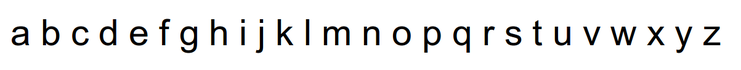
#> input picture patterns/lowercase_arial.png, 741 x 70 px, shrunk from 1203 x 113 before the run; the run also reads 2 pictures not shown here
$ python patterns_creator.py   (older library calls are emulated)
#> lines starting #> are read from the running program, lines starting #| are printed output that depends on the picture; after the words box and inside, x2 and y2 are one past the last pixel; in counts of white or black regions, pixels touching at a corner belong together
from scipy import ndimage
from scipy.misc import imsave


def clean_borders(image, eps):
    up_border = -1
    down_border = -1
    left_border = -1
    right_border = -1

    for y1 in range(0, image.shape[0]):
        if (abs(image[y1]) > eps).any():
            if up_border == -1:
                up_border = y1
            else:
                break

    for y2 in range(image.shape[0]-1, y1, -1):
        if (abs(image[y2]) > eps).any():
            if down_border == -1:
                down_border = y2
            else:
                break

    for x1 in range(0, image.shape[1]):
        if (abs(image[:, x1]) > eps).any():
            if left_border == -1:
                left_border = x1
            else:
                break

    for x2 in range(image.shape[1]-1, x1, -1):
        if (abs(image[:, x2]) > eps).any():
            if right_border == -1:
                right_border = x2
            else:
                break

    return image[up_border-1:down_border, left_border-2:right_border]


def clean_char(char, eps):
    char_up_bound = -1
    char_down_bound = -1

    for char_y1 in range(char.shape[0]):
        if any(abs(char[char_y1]) > eps):
            if char_up_bound == -1:
                char_up_bound = char_y1
            else:
                break

    for char_y2 in range(char.shape[0]-1, char_y1, -1):
        if any(abs(char[char_y2]) > eps):
            if char_down_bound == -1:
                char_down_bound = char_y2
            else:
                break

    return char[char_up_bound:char_down_bound+1, :]


def get_char_from_line(line, eps):
    end_of_line = False
    char_left_bound = -1
    char_right_bound = -1

    for char_x1 in range(line.shape[1]):
        if any(abs(line[:, char_x1]) > eps):
            if char_left_bound == -1:
                char_left_bound = char_x1
            else:
                break

    if char_left_bound == -1:
        end_of_line = True
        char = None
    else:
        for char_x2 in range(char_x1, line.shape[1]):
            if all(abs(line[:, char_x2]) < eps):
                if char_right_bound == -1:
                    char_right_bound = char_x2 - 1
                else:
                    break
        if char_right_bound == -1:
            char_right_bound = line.shape[1] - 1
        char = line[:, char_left_bound:char_right_bound + 1]
        line = line[:, char_right_bound + 1:]

    return line, char, end_of_line


def get_line_from_img(img, eps):
    row_up_bound = -1
    row_down_bound = -1

    row_y1 = 0

    for row_y1 in range(img.shape[0]):
        if (abs(img[row_y1]) > eps).any():
            if row_up_bound == -1:
                row_up_bound = row_y1
            else:
                break

    row_y2 = img.shape[0]-1

    for row_y2 in range(img.shape[0]-1, row_y1, -1):
        if (abs(img[row_y2]) > eps).any():
            if row_down_bound == -1:
                row_down_bound = row_y2
            else:
                break

    if row_y2 == img.shape[0]-1:
        row_down_bound = row_y2

    line = img[row_up_bound:row_down_bound + 2, :]
    img = img[row_down_bound + 1:, :]

    return img, line


def crop_patterns(patterns, eps):
    pattern_list = []
    end_of_line = False

    patterns, line = get_line_from_img(patterns, eps)
    while not end_of_line:
        line, char, end_of_line = get_char_from_line(line, eps)
        if not end_of_line:
            char = clean_char(char, eps)
            pattern_list.append(char)

    return pattern_list


def save_patterns(patterns: list, patterns_type: str, font_name):
    start_index = 200
    if patterns_type.lower() in "lowercase":
        start_index = 1
    if patterns_type.lower() in "uppercase":
        start_index = 27
    if patterns_type.lower() in "numbers":
        start_index = 53
    if patterns_type.lower() in "special":
        start_index = 63

    for i in range(0, len(patterns)):
        pattern = patterns[i]
        pattern = 255 - pattern
        imsave("./fonts/"+font_name+"/"+str(start_index)+".png", pattern)
        start_index += 1


def create_patterns(image_path, patterns_type, font_name, eps):
    patterns = ndimage.imread(image_path, flatten=True)
    patterns = 255 - patterns
    patterns[patterns < eps] = 0
    patterns[patterns >= eps] = 255

    patterns = clean_borders(patterns, eps)
    patterns = crop_patterns(patterns, eps)
    save_patterns(patterns, patterns_type, font_name)


def main(eps=18):
    create_patterns("./patterns/lowercase_arial.png", "lowercase", "arial", eps)
#> in create_patterns, `patterns[patterns < eps] = 0`: patterns: shape (70, 741) float32; min 0, max 255, mean 18.8
#> in create_patterns, `patterns[patterns >= eps] = 255`:
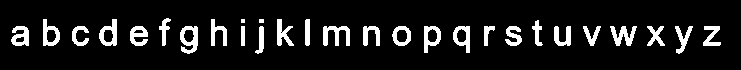
#> patterns: shape (70, 741) float32; 10.2% white; 28 white regions (1 under 20 px), largest, box (x1, y1, x2, y2) and area: (180, 26, 198, 54) 302, (323, 26, 350, 46) 302, (610, 26, 637, 46) 283
#> after the loop in clean_borders, `for y1 in range(0, image.shape[0]):`: up_border = 18
#> after the loop in clean_borders, `for y2 in range(image.shape[0]-1, y1, -1):`: down_border = 53
#> after the loop in clean_borders, `for x1 in range(0, image.shape[1]):`: left_border = 11
#> after the loop in clean_borders, `for x2 in range(image.shape[1]-1, x1, -1):`: right_border = 720
#> in clean_borders, `return image[up_border-1:down_border, left_border-2:right_border]`: returned value: shape (36, 711) float32; 20.7% white; 28 white regions (1 under 20 px), largest, box (x1, y1, x2, y2) and area: (314, 9, 341, 29) 302, (171, 9, 189, 36) 299, (601, 9, 628, 29) 283
#> after the loop in get_line_from_img, `for row_y1 in range(img.shape[0]):`: row_up_bound = 1
#> after the loop in get_line_from_img, `for row_y2 in range(img.shape[0]-1, row_y1, -1):`: row_down_bound = 35
#> in get_line_from_img, `line = img[row_up_bound:row_down_bound + 2, :]`: line: shape (35, 711) float32; 21.3% white; 28 white regions (1 under 20 px), largest, box (x1, y1, x2, y2) and area: (314, 8, 341, 28) 302, (171, 8, 189, 35) 299, (601, 8, 628, 28) 283
#> in get_line_from_img, `img = img[row_down_bound + 1:, :]`: img = empty array
#> the loop in crop_patterns, `while not end_of_line:` made 27 passes
#> end_of_line on passes 1 to 12: False, False, False, False, False, False, False, False, False, False, False, False
#> after the loop in crop_patterns, `while not end_of_line:`: pattern_list = 26 items
#> the loop in save_patterns, `for i in range(0, len(patterns)):` made 26 passes
#> after the loop in save_patterns, `for i in range(0, len(patterns)):`: start_index = 27
    create_patterns("./patterns/uppercase_arial.png", "uppercase", "arial", eps)
#> call 2 of create_patterns, with image_path = './patterns/uppercase_arial.png', patterns_type = 'uppercase', font_name = 'arial', eps = 18
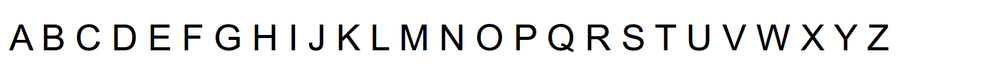
#> input picture patterns/uppercase_arial.png, 1000 x 81 px, shrunk from 1624 x 132 before the run
#> in create_patterns (call 2), `patterns[patterns < eps] = 0`: patterns: shape (81, 1000) float32; min 0, max 255, mean 17.2
#> in create_patterns (call 2), `patterns[patterns >= eps] = 255`:
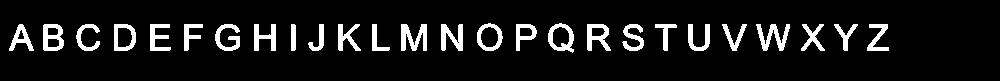
#> patterns: shape (81, 1000) float32; 9.1% white; 26 white regions, largest, box (x1, y1, x2, y2) and area: (401, 24, 427, 51) 429, (756, 24, 790, 51) 415, (43, 24, 64, 51) 363
#> in clean_borders (call 2), `return image[up_border-1:down_border, left_border-2:right_border]`: returned value: shape (30, 881) float32; 28% white; 26 white regions, largest, box (x1, y1, x2, y2) and area: (394, 2, 420, 29) 429, (749, 2, 783, 29) 415, (36, 2, 57, 29) 363
#> the loop in crop_patterns (call 2), `while not end_of_line:` made 27 passes
#> the loop in save_patterns (call 2), `for i in range(0, len(patterns)):` made 26 passes
#> after the loop in save_patterns (call 2), `for i in range(0, len(patterns)):`: pattern: shape (27, 21) float32; 53.1% white; 1 black region, box (x1, y1, x2, y2) and area: (0, 0, 21, 27) 266
    create_patterns("./patterns/numbers_arial.png", "numbers", "arial", eps)
#> call 3 of create_patterns, with image_path = './patterns/numbers_arial.png', patterns_type = 'numbers', font_name = 'arial', eps = 18
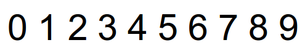
#> input picture patterns/numbers_arial.png, 305 x 53 px, shrunk from 495 x 86 before the run
#> in create_patterns (call 3), `patterns[patterns < eps] = 0`: patterns: shape (53, 305) float32; min 0, max 255, mean 27.6
#> in create_patterns (call 3), `patterns[patterns >= eps] = 255`: patterns: shape (53, 305) float32; 14.7% white; 10 white regions, largest, box (x1, y1, x2, y2) and area: (249, 14, 268, 41) 284, (279, 14, 298, 41) 280, (189, 14, 207, 41) 275
#> in clean_borders (call 3), `return image[up_border-1:down_border, left_border-2:right_border]`: returned value: shape (27, 291) float32; 29.4% white; 10 white regions, largest, box (x1, y1, x2, y2) and area: (243, 1, 262, 27) 278, (183, 1, 201, 27) 270, (273, 1, 291, 27) 266
#> in get_line_from_img (call 3), `line = img[row_up_bound:row_down_bound + 2, :]`: line: shape (26, 291) float32; 30.5% white; 10 white regions, largest, box (x1, y1, x2, y2) and area: (243, 0, 262, 26) 278, (183, 0, 201, 26) 270, (273, 0, 291, 26) 266
#> in create_patterns (call 3), `patterns = crop_patterns(patterns, eps)`: patterns = 10 items
    create_patterns("./patterns/special_arial.png", "special", "arial", eps)
#> call 4 of create_patterns, with image_path = './patterns/special_arial.png', patterns_type = 'special', font_name = 'arial', eps = 18
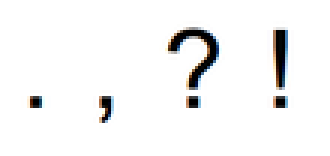
#> input picture patterns/special_arial.png, 110 x 52 px, shrunk from 178 x 84 before the run (shown 3 times larger)
#> in create_patterns (call 4), `patterns[patterns < eps] = 0`: patterns: shape (52, 110) float32; min 0, max 255, mean 10.6
#> in create_patterns (call 4), `patterns[patterns >= eps] = 255`:
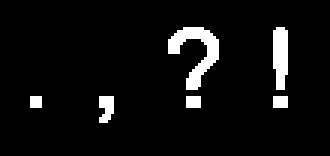
#> patterns: shape (52, 110) float32 (shown 3 times larger); 5.8% white; 6 white regions (1 under 20 px), largest, box (x1, y1, x2, y2) and area: (56, 9, 73, 30) 149, (91, 9, 96, 30) 91, (33, 32, 38, 41) 36, (62, 32, 67, 36) 20, (91, 32, 96, 36) 20
#> in clean_borders (call 4), `return image[up_border-1:down_border, left_border-2:right_border]`: returned value: shape (32, 87) float32; 11.1% white; 6 white regions (2 under 20 px), largest, box (x1, y1, x2, y2) and area: (48, 1, 65, 22) 149, (83, 1, 87, 22) 76, (25, 24, 30, 32) 33, (54, 24, 59, 28) 20
#> in get_line_from_img (call 4), `line = img[row_up_bound:row_down_bound + 2, :]`: line: shape (31, 87) float32; 11.5% white; 6 white regions (2 under 20 px), largest, box (x1, y1, x2, y2) and area: (48, 0, 65, 21) 149, (83, 0, 87, 21) 76, (25, 23, 30, 31) 33, (54, 23, 59, 27) 20
#> the loop in crop_patterns (call 4), `while not end_of_line:` made 5 passes
#> pass 3, in get_char_from_line (call 68), `line = line[:, char_right_bound + 1:]`:
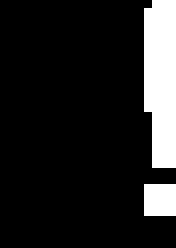
#> line: shape (31, 22) float32 (shown 8 times larger); 13.5% white; 2 white regions (1 under 20 px), largest, box (x1, y1, x2, y2) and area: (18, 0, 22, 21) 76
#> in create_patterns (call 4), `patterns = crop_patterns(patterns, eps)`: patterns = 4 items
    create_patterns("./patterns/lowercase_liberation.png", "lowercase", "liberation", eps)
    create_patterns("./patterns/uppercase_liberation.png", "uppercase", "liberation", eps)
    create_patterns("./patterns/numbers_liberation.png", "numbers", "liberation", eps)
    create_patterns("./patterns/special_liberation.png", "special", "liberation", eps)


if __name__ == "__main__":
#> (the run stopped early here; a loop or call above may not have finished)
